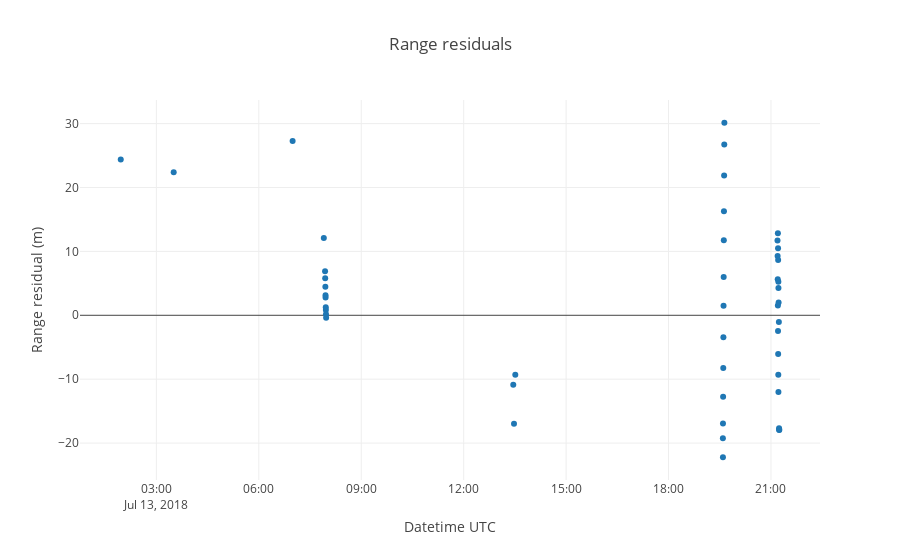

Here is the notebook cell this chart was saved with:
### Markdown cell above
Plotting residuals

### Code cell
import plotly.offline as py
py.init_notebook_mode(connected=True)

import plotly.graph_objs as go

trace = go.Scatter(
    x=observedRangeSeries.index, y=observedRangeSeries-estimatedRangeSeries,
    mode='markers'
)

data = [trace]

layout = go.Layout(
    title = 'Range residuals',
    xaxis = dict(
        title = 'Datetime UTC'
    ),
    yaxis = dict(
        title = 'Range residual (m)'
    )
)

fig = dict(data=data, layout=layout)

py.iplot(fig)
